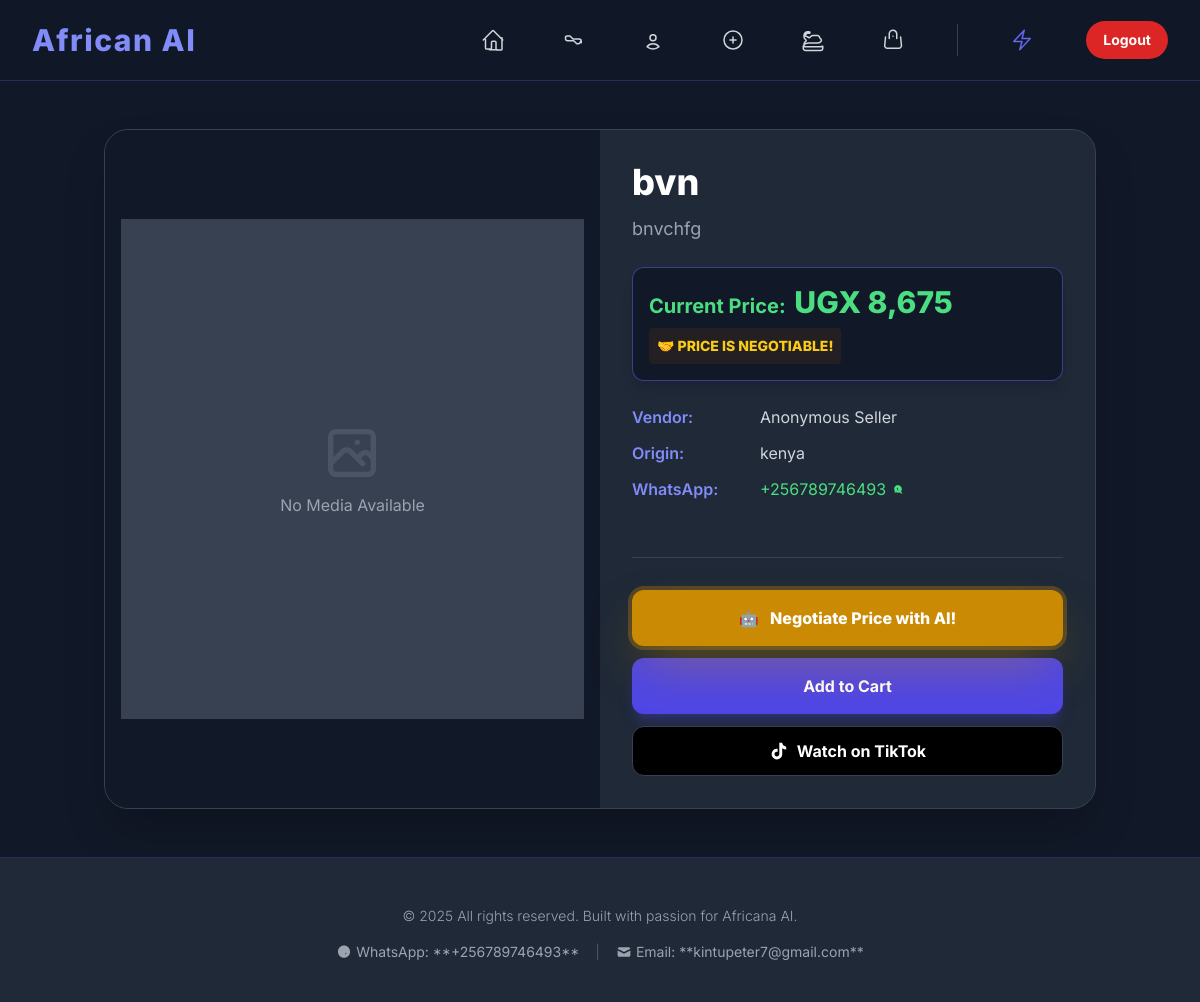
Page /product/bvn/ (signed in) on the committed database.
### eshop/models.py (models this page shows, shortened)
class Product(models.Model):
    image = CloudinaryField('image', blank=True, null=True)
    video = CloudinaryField('video', resource_type='video', blank=True, null=True)
    negotiated_price = models.DecimalField(max_digits=10, decimal_places=2, null=True, blank=True)
    is_negotiable = models.BooleanField(default=False)
    name = models.CharField(max_length=200)
    slug = models.SlugField(max_length=100, unique=True, blank=True)
    description = models.TextField()
    price = models.DecimalField(max_digits=10, decimal_places=2, null=True, blank=True)
    CURRENCY_CHOICES = [
        ('UGX', 'UGX (Ugandan Shilling)'),
        ('USD', 'USD (US Dollar)'),
        ('KES', 'KES (Kenyan Shilling)'),
        ('NGN', 'NGN (Nigerian Naira)'),
        ('GHS', 'GHS (Ghanaian Cedi)'),
        ('ZAR', 'ZAR (South African Rand)'),
        ('TZS', 'TZS (Tanzanian Shilling)'),
        ('RWF', 'RWF (Rwandan Franc)'),
        ('EGP', 'EGP (Egyptian Pound)'),
    ]
    currency = models.CharField(max_length=3, choices=CURRENCY_CHOICES, default='UGX')
    country = models.CharField(max_length=50)
    vendor_name = models.CharField(max_length=100, default='Anonymous Seller')
    whatsapp_number = models.CharField(max_length=20)
    tiktok_url = models.URLField(max_length=200, null=True, blank=True)
    class Meta:
        ordering = ['name']

### eshop/views.py (the view)
# urls.py: path('product/<slug:slug>/', views.product_detail, name='product_detail'),
@login_required
def product_detail(request, slug):
    product = get_object_or_404(Product, slug=slug)
    cart = get_user_cart(request)
    cart_total = cart.cart_total if cart and cart.items.exists() else 0
    return render(request, 'eshop/product_detail.html', {
        'product': product,
        'cart': cart,
        'cart_total': cart_total,
    })

### eshop/views.py (called while the page is built)
@login_required
def get_user_cart(request):
    session_key = request.session.session_key
    if not session_key:
        request.session.create()
        session_key = request.session.session_key
    one_week_ago = timezone.now() - timedelta(days=7)
    Cart.objects.filter(updated_at__lt=one_week_ago, is_active=False).delete()
    cart, created = Cart.objects.get_or_create(
        session_key=session_key,
        defaults={'is_active': True}
    )
    return cart

### eshop/templates/eshop/product_detail.html (shortened to what this page needs)
{% extends "base.html" %}
{% load static %}
{% load cloudinary %}
{% load humanize %}
{% block content %}
<div class="container mx-auto px-4 py-12">
    <div class="bg-gray-800 rounded-3xl shadow-2xl overflow-hidden max-w-6xl mx-auto border border-gray-700">
        <div class="grid grid-cols-1 lg:grid-cols-2">
            <div class="lg:col-span-1 p-4 bg-gray-900 flex items-center justify-center">
                {% if product.video %}
                    <video class="w-full max-h-[500px] object-contain rounded-2xl shadow-xl" controls>
                        <source src="{{ product.video.url }}" type="video/mp4">
                        Your browser does not support the video tag.
                    </video>
                {% elif product.image and product.image.public_id %}
                    {% cloudinary_url product.image.public_id width=700 height=700 crop='fit' as image_url %}
                    <img src="{{ image_url }}" alt="{{ product.name }}" class="w-full max-h-[500px] object-contain rounded-2xl shadow-xl">
                {% else %}
                    <div class="w-full h-[500px] bg-gray-700 flex items-center justify-center text-gray-400">
                        <div class="text-center">
                            <p>No Media Available</p>
                        </div>
                    </div>
                {% endif %}
            </div>
            <div class="lg:col-span-1 p-8 flex flex-col justify-between">
                <div>
                    <h1 class="text-4xl font-extrabold text-white mb-3">{{ product.name }}</h1>
                    <p class="text-gray-400 text-lg mb-6 leading-relaxed">{{ product.description }}</p>
                    <div class="mb-6 space-y-2 p-4 bg-gray-900 rounded-xl shadow-lg border border-indigo-500/50">
                        <p class="text-xl font-bold text-green-400">
                            Current Price:
                            <span class="text-3xl font-extrabold text-green-400 ml-1">UGX {{ product.price|floatformat:0|intcomma }}</span>
                        </p>
                        {% if product.is_negotiable %}
                            <p class="text-sm font-extrabold text-yellow-400 animate-pulse bg-yellow-900/20 p-2 rounded inline-block">
                                🤝 PRICE IS NEGOTIABLE!
                            </p>
                        {% endif %}
                    </div>
                    <div class="mb-6 space-y-3 text-gray-300">
                        <div class="flex items-center">
                            <span class="font-semibold text-indigo-400 w-32">Vendor:</span>
                            <span>{{ product.vendor_name }}</span>
                        </div>
                        <div class="flex items-center">
                            <span class="font-semibold text-indigo-400 w-32">Origin:</span>
                            <span>{{ product.country }}</span>
                        </div>
                        <div class="flex items-center">
                            <span class="font-semibold text-indigo-400 w-32">WhatsApp:</span>
                            <a href="https://wa.me/{{ product.whatsapp_number }}" target="_blank" class="text-green-400 hover:text-green-300 transition-colors flex items-center">
                                {{ product.whatsapp_number }}
                            </a>
                        </div>
                    </div>
                </div>
                <div class="mt-8 lg:pt-8 lg:border-t lg:border-gray-700">
                    {% if product.is_negotiable %}
                    <a href="{% url 'eshop:ai_negotiation' product.slug %}"
                       class="w-full text-center bg-yellow-600 hover:bg-yellow-700 text-white font-extrabold py-4 px-6 rounded-xl transition-all duration-200 block mb-3 shadow-2xl shadow-yellow-600/50 transform hover:scale-[1.02] ring-4 ring-yellow-600/30">
                        <span class="mr-2">🤖</span> Negotiate Price with AI!
                    </a>
                    {% endif %}
                    <a href="{% url 'eshop:add_to_cart' product.id %}"
                       class="w-full text-center bg-indigo-600 hover:bg-indigo-700 text-white font-bold py-4 rounded-xl transition-all duration-200 block shadow-lg shadow-indigo-600/30 active:scale-95">
                        Add to Cart
                    </a>
                    {% if product.tiktok_url %}
                    <a href="{{ product.tiktok_url }}" target="_blank" rel="noopener noreferrer"
                       class="w-full bg-black hover:bg-gray-900 text-white font-bold py-3 px-6 rounded-xl transition-colors duration-200 flex items-center justify-center mt-3 border border-gray-700">
                        Watch on TikTok
                    </a>
                    {% endif %}
                </div>
            </div>
        </div>
    </div>
</div>
{% endblock %}

### templates/base.html (style rules this page uses)
body { font-family: 'Inter', sans-serif; padding-bottom: 70px; }
@media (min-width: 768px) { body { padding-bottom: 0; } }

### rows in the picture
Product: name "bvn", description "bnvchfg", price "8,675", vendor_name "Anonymous Seller", country "kenya", whatsapp_number "+256789746493"
